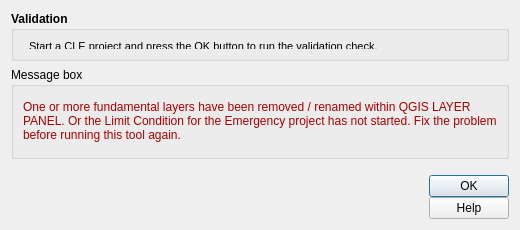
<?xml version="1.0" encoding="UTF-8"?>
<ui version="4.0">
 <class>valida</class>
 <widget class="QDialog" name="valida">
  <property name="geometry">
   <rect>
    <x>0</x>
    <y>0</y>
    <width>520</width>
    <height>230</height>
   </rect>
  </property>
  <property name="sizePolicy">
   <sizepolicy hsizetype="Fixed" vsizetype="Fixed">
    <horstretch>0</horstretch>
    <verstretch>0</verstretch>
   </sizepolicy>
  </property>
  <property name="minimumSize">
   <size>
    <width>520</width>
    <height>230</height>
   </size>
  </property>
  <property name="maximumSize">
   <size>
    <width>1500</width>
    <height>1500</height>
   </size>
  </property>
  <property name="windowTitle">
   <string>Validation</string>
  </property>
  <property name="locale">
   <locale language="English" country="UnitedStates"/>
  </property>
  <property name="modal">
   <bool>true</bool>
  </property>
  <layout class="QGridLayout" name="gridLayout">
   <item row="0" column="0">
    <widget class="QGroupBox" name="groupBox">
     <property name="sizePolicy">
      <sizepolicy hsizetype="Expanding" vsizetype="Expanding">
       <horstretch>0</horstretch>
       <verstretch>0</verstretch>
      </sizepolicy>
     </property>
     <property name="minimumSize">
      <size>
       <width>0</width>
       <height>0</height>
      </size>
     </property>
     <property name="maximumSize">
      <size>
       <width>16777215</width>
       <height>50</height>
      </size>
     </property>
     <property name="font">
      <font>
       <weight>75</weight>
       <bold>true</bold>
      </font>
     </property>
     <property name="title">
      <string>Validation</string>
     </property>
     <layout class="QFormLayout" name="formLayout">
      <property name="fieldGrowthPolicy">
       <enum>QFormLayout::AllNonFixedFieldsGrow</enum>
      </property>
      <item row="0" column="1">
       <widget class="QLabel" name="text">
        <property name="sizePolicy">
         <sizepolicy hsizetype="Expanding" vsizetype="Expanding">
          <horstretch>0</horstretch>
          <verstretch>0</verstretch>
         </sizepolicy>
        </property>
        <property name="text">
         <string>&lt;!DOCTYPE HTML PUBLIC &quot;-//W3C//DTD HTML 4.0//EN&quot; &quot;http://www.w3.org/TR/REC-html40/strict.dtd&quot;&gt;
&lt;html&gt;&lt;head&gt;&lt;meta name=&quot;qrichtext&quot; content=&quot;1&quot; /&gt;&lt;style type=&quot;text/css&quot;&gt;
p, li { white-space: pre-wrap; }
&lt;/style&gt;&lt;/head&gt;&lt;body style=&quot; font-family:'MS Shell Dlg 2'; font-size:8pt; font-weight:600; font-style:normal;&quot;&gt;
&lt;p style=&quot; margin-top:0px; margin-bottom:0px; margin-left:0px; margin-right:0px; -qt-block-indent:0; text-indent:0px;&quot;&gt;&lt;span style=&quot; font-weight:400;&quot;&gt;Start a &lt;/span&gt;&lt;span style=&quot; font-weight:400; color:#000000;&quot;&gt;CLE&lt;/span&gt;&lt;span style=&quot; font-weight:400;&quot;&gt; project and press the OK button to run the validation check.&lt;/span&gt;&lt;/p&gt;&lt;/body&gt;&lt;/html&gt;</string>
        </property>
        <property name="textFormat">
         <enum>Qt::RichText</enum>
        </property>
        <property name="alignment">
         <set>Qt::AlignLeading|Qt::AlignLeft|Qt::AlignVCenter</set>
        </property>
        <property name="wordWrap">
         <bool>true</bool>
        </property>
       </widget>
      </item>
     </layout>
    </widget>
   </item>
   <item row="1" column="0">
    <widget class="QGroupBox" name="groupBox_2">
     <property name="sizePolicy">
      <sizepolicy hsizetype="Expanding" vsizetype="Expanding">
       <horstretch>0</horstretch>
       <verstretch>0</verstretch>
      </sizepolicy>
     </property>
     <property name="minimumSize">
      <size>
       <width>0</width>
       <height>60</height>
      </size>
     </property>
     <property name="maximumSize">
      <size>
       <width>16777215</width>
       <height>100</height>
      </size>
     </property>
     <property name="title">
      <string>Message box</string>
     </property>
     <layout class="QGridLayout" name="gridLayout_2">
      <item row="0" column="0">
       <widget class="QSplitter" name="splitter">
        <property name="orientation">
         <enum>Qt::Vertical</enum>
        </property>
        <widget class="QLabel" name="alert_text">
         <property name="sizePolicy">
          <sizepolicy hsizetype="Expanding" vsizetype="Expanding">
           <horstretch>0</horstretch>
           <verstretch>0</verstretch>
          </sizepolicy>
         </property>
         <property name="text">
          <string>&lt;html&gt;&lt;head/&gt;&lt;body&gt;&lt;p&gt;&lt;span style=&quot; color:#aa0000;&quot;&gt;One or more fundamental layers have been removed / renamed within QGIS LAYER PANEL. Or the Limit Condition for the Emergency project has not started. Fix the problem before running this tool again.&lt;/span&gt;&lt;/p&gt;&lt;/body&gt;&lt;/html&gt;</string>
         </property>
         <property name="textFormat">
          <enum>Qt::RichText</enum>
         </property>
         <property name="alignment">
          <set>Qt::AlignLeading|Qt::AlignLeft|Qt::AlignVCenter</set>
         </property>
         <property name="wordWrap">
          <bool>true</bool>
         </property>
        </widget>
       </widget>
      </item>
     </layout>
    </widget>
   </item>
   <item row="2" column="0">
    <layout class="QGridLayout" name="gridLayout_4">
     <property name="sizeConstraint">
      <enum>QLayout::SetDefaultConstraint</enum>
     </property>
     <property name="topMargin">
      <number>10</number>
     </property>
     <property name="horizontalSpacing">
      <number>10</number>
     </property>
     <property name="verticalSpacing">
      <number>0</number>
     </property>
     <item row="0" column="4">
      <layout class="QVBoxLayout" name="verticalLayout">
       <item>
        <widget class="QDialogButtonBox" name="button_box">
         <property name="cursor">
          <cursorShape>PointingHandCursor</cursorShape>
         </property>
         <property name="orientation">
          <enum>Qt::Vertical</enum>
         </property>
         <property name="standardButtons">
          <set>QDialogButtonBox::Ok</set>
         </property>
         <property name="centerButtons">
          <bool>true</bool>
         </property>
        </widget>
       </item>
       <item>
        <widget class="QPushButton" name="help_button">
         <property name="cursor">
          <cursorShape>PointingHandCursor</cursorShape>
         </property>
         <property name="text">
          <string>Help</string>
         </property>
        </widget>
       </item>
      </layout>
     </item>
     <item row="0" column="0">
      <widget class="QLabel" name="cnr">
       <property name="sizePolicy">
        <sizepolicy hsizetype="Preferred" vsizetype="Fixed">
         <horstretch>0</horstretch>
         <verstretch>0</verstretch>
        </sizepolicy>
       </property>
       <property name="text">
        <string/>
       </property>
       <property name="pixmap">
        <pixmap>img/logo-cnr.png</pixmap>
       </property>
      </widget>
     </item>
     <item row="0" column="1">
      <widget class="QLabel" name="igag">
       <property name="sizePolicy">
        <sizepolicy hsizetype="Preferred" vsizetype="Fixed">
         <horstretch>0</horstretch>
         <verstretch>0</verstretch>
        </sizepolicy>
       </property>
       <property name="text">
        <string/>
       </property>
       <property name="pixmap">
        <pixmap>img/logo-igag.png</pixmap>
       </property>
      </widget>
     </item>
     <item row="0" column="3">
      <spacer name="horizontalSpacer">
       <property name="orientation">
        <enum>Qt::Horizontal</enum>
       </property>
       <property name="sizeHint" stdset="0">
        <size>
         <width>40</width>
         <height>20</height>
        </size>
       </property>
      </spacer>
     </item>
     <item row="0" column="2">
      <widget class="QLabel" name="labgis">
       <property name="sizePolicy">
        <sizepolicy hsizetype="Preferred" vsizetype="Fixed">
         <horstretch>0</horstretch>
         <verstretch>0</verstretch>
        </sizepolicy>
       </property>
       <property name="text">
        <string/>
       </property>
       <property name="pixmap">
        <pixmap>img/logo-labgis.png</pixmap>
       </property>
       <property name="scaledContents">
        <bool>true</bool>
       </property>
      </widget>
     </item>
    </layout>
   </item>
  </layout>
 </widget>
 <resources/>
 <connections>
  <connection>
   <sender>button_box</sender>
   <signal>accepted()</signal>
   <receiver>valida</receiver>
   <slot>accept()</slot>
   <hints>
    <hint type="sourcelabel">
     <x>248</x>
     <y>254</y>
    </hint>
    <hint type="destinationlabel">
     <x>157</x>
     <y>274</y>
    </hint>
   </hints>
  </connection>
  <connection>
   <sender>button_box</sender>
   <signal>rejected()</signal>
   <receiver>valida</receiver>
   <slot>reject()</slot>
   <hints>
    <hint type="sourcelabel">
     <x>316</x>
     <y>260</y>
    </hint>
    <hint type="destinationlabel">
     <x>286</x>
     <y>274</y>
    </hint>
   </hints>
  </connection>
 </connections>
</ui>
